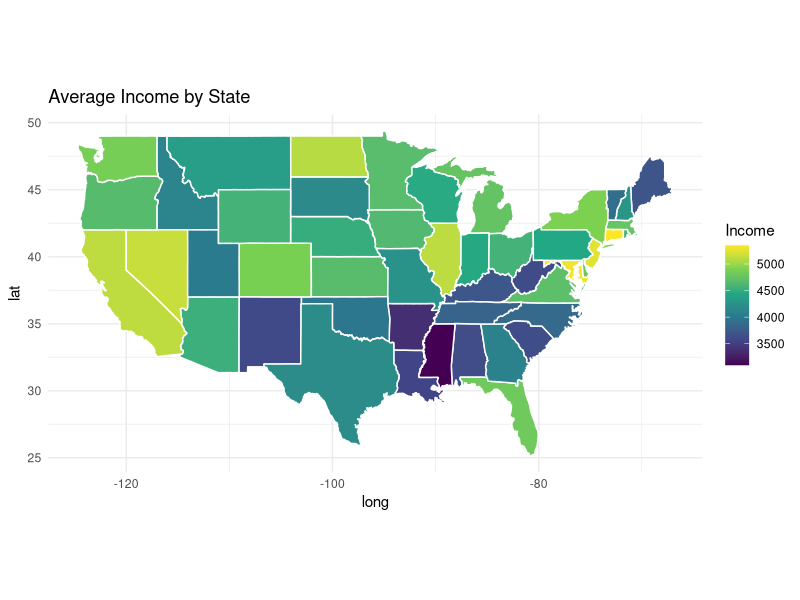
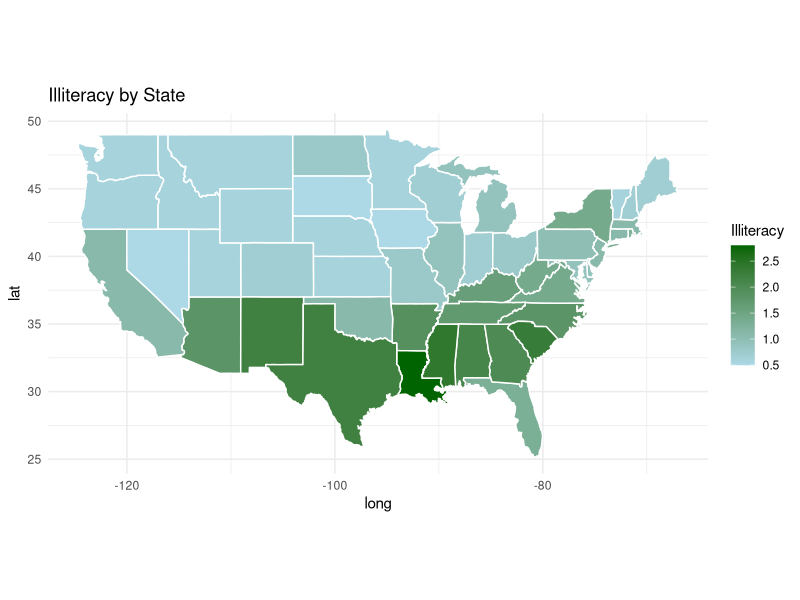

R code for these plots, in order:
## ---- chunk 1
library(tidyverse)
library(dplyr)
library(stringr)
library(maps)
## ---- chunk 2
energy_sources <- c("Solar (MWh)", "Wind (GWh)", "Coal (MWh)", "Hydro (kWh)")
## ---- chunk 3
str_detect(energy_sources, c("Wind|Hydro"))
## ---- chunk 4
energy_sources_unit <- str_extract(energy_sources, "\\b[MGk]Wh\\b")
## ---- chunk 5
clean_names <- str_remove_all(energy_sources, "\\s*\\(.*\\)") |>
  str_trim()
clean_names
## ---- chunk 6
energy_clean <- tibble(source=clean_names, unit=energy_sources_unit)
energy_clean
## ---- chunk 7
# Load datasets
library(dplyr)

# Convert matrix to data frame
states <- data.frame(state.x77)

# Add state names as a new column
states$state <- rownames(states)

# select and reorder columns
states <- states |>
  select(state, Income, Population, Illiteracy)
# table for regions
regions <- data.frame(state = state.name, region = state.region)

states

## ---- chunk 8
socioeconomic_regional <- states |>
  left_join(regions, by="state")

head(socioeconomic_regional)
## ---- chunk 9
state_inner_join <- states |>
  inner_join(regions, by="state")
nrow(state_inner_join)
## ---- chunk 10
anti_join(states, regions, by="state")
#mistmatches for places like Puerto rico or DC
## ---- chunk 11

longer_socioeconomic <- states |>
  pivot_longer(cols=c("Income", "Population", "Illiteracy"), names_to="Variables", values_to="Values")

head(longer_socioeconomic)
## ---- chunk 12
library(tidyverse)

# Sample sales data
sales <- tibble(
  Store = c("Store A", "Store B", "Store C"),
  Jan_Sales = c(100, 150, 120),
  Feb_Sales = c(200, 180, 130),
  Mar_Sales = c(150, 200, 140)
)

sales
## ---- chunk 13
sales_longer <- pivot_longer(sales, cols=Jan_Sales:Mar_Sales, names_to="Month", values_to="Sales")
sales_longer
## ---- chunk 14
sales_longer <- sales_longer |>
  mutate(Month = str_remove(Month, "_Sales"))
sales_longer
## ---- chunk 15
back_to_wide <- sales_longer |>
  pivot_wider(
    names_from="Month", 
    values_from="Sales"
  )
  back_to_wide
## ---- chunk 16
library(ggplot2)
library(maps)
library(dplyr)

us_map <- map_data("state")

state_data <- states |>
  left_join(regions, by = "state") |>
  mutate(state = tolower(state))
head(state_data)
## ---- chunk 17
us_map_joined <- left_join(us_map, state_data, by=c("region" = "state"))
head(us_map_joined)
## ---- chunk 18
ggplot(us_map_joined, aes(long, lat, group = group, fill = Income)) +
  geom_polygon(color = "white") +
  coord_fixed(1.3) +
  theme_minimal() +
  scale_fill_viridis_c() +
  labs(title = "Average Income by State")
## ---- chunk 19
ggplot(us_map_joined, aes(long, lat, group=group, fill=Illiteracy)) +
  geom_polygon(color="white") +
  coord_fixed(1.3) +
  theme_minimal() +
  scale_fill_gradient(low="lightblue", high="darkgreen") + 
  labs(title="Illiteracy by State")
